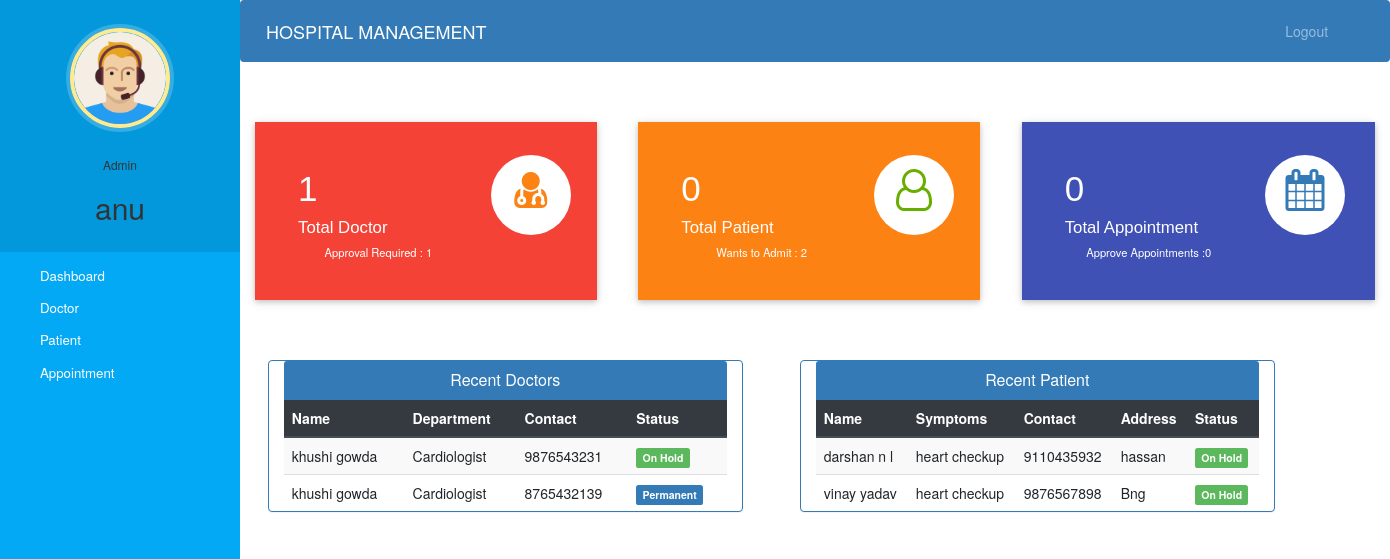
Page /admin-dashboard (signed in) on the committed database.
### hospital/models.py (models this page shows, shortened)
class Doctor(models.Model):
    user=models.OneToOneField(User,on_delete=models.CASCADE)
    profile_pic= models.ImageField(upload_to='profile_pic/DoctorProfilePic/',null=True,blank=True)
    address = models.CharField(max_length=40)
    mobile = models.CharField(max_length=20,null=True)
    department= models.CharField(max_length=50,choices=departments,default='Cardiologist')
    status=models.BooleanField(default=False)
    @property
    def get_name(self):
        return self.user.first_name+" "+self.user.last_name

class Patient(models.Model):
    user=models.OneToOneField(User,on_delete=models.CASCADE)
    profile_pic= models.ImageField(upload_to='profile_pic/PatientProfilePic/',null=True,blank=True)
    address = models.CharField(max_length=40)
    mobile = models.CharField(max_length=20,null=False)
    symptoms = models.CharField(max_length=100,null=False)
    assignedDoctorId = models.PositiveIntegerField(null=True)
    admitDate=models.DateField(auto_now=True)
    status=models.BooleanField(default=False)
    @property
    def get_name(self):
        return self.user.first_name+" "+self.user.last_name

### hospital/views.py (the view)
# urls.py: path('admin-dashboard', views.admin_dashboard_view,name='admin-dashboard'),
@login_required(login_url='adminlogin')
@user_passes_test(is_admin)
def admin_dashboard_view(request):
    doctors=models.Doctor.objects.all().order_by('-id')
    patients=models.Patient.objects.all().order_by('-id')
    doctorcount=models.Doctor.objects.all().filter(status=True).count()
    pendingdoctorcount=models.Doctor.objects.all().filter(status=False).count()
    patientcount=models.Patient.objects.all().filter(status=True).count()
    pendingpatientcount=models.Patient.objects.all().filter(status=False).count()
    appointmentcount=models.Appointment.objects.all().filter(status=True).count()
    pendingappointmentcount=models.Appointment.objects.all().filter(status=False).count()
    mydict={
    'doctors':doctors,
    'patients':patients,
    'doctorcount':doctorcount,
    'pendingdoctorcount':pendingdoctorcount,
    'patientcount':patientcount,
    'pendingpatientcount':pendingpatientcount,
    'appointmentcount':appointmentcount,
    'pendingappointmentcount':pendingappointmentcount,
    }
    return render(request,'hospital/admin_dashboard.html',context=mydict)

### hospital/views.py (called while the page is built)
def is_admin(user):
    return user.groups.filter(name='ADMIN').exists()

### templates/hospital/admin_dashboard.html
{% extends 'hospital/admin_base.html' %}
{% load static %}
{% block content %}
{%include 'hospital/admin_dashboard_cards.html'%}
<br><br><br>
<div class="container">
  <div class="row">
    <div class="panel panel-primary col-md-5" style="margin-left:2%;">
      <div class="panel-heading" style="text-align:center;">
        <h6 class="panel-title">Recent Doctors</h6>
      </div>
      <table class="table table-hover table-striped" id="dev-table">
        <thead class="thead-dark">
          <tr>
            <th>Name</th>
            <th>Department</th>
            <th>Contact</th>
            <th>Status</th>
          </tr>
        </thead>
        {% for d in doctors %}
        <tr>
          <td> {{d.get_name}}</td>
          <td>{{d.department}}</td>
          <td>{{d.mobile}}</td>
          {%if d.status%}
          <td> <span class="label label-primary">Permanent</span></td>
          {% else %}
          <td> <span class="label label-success">On Hold</span></td>
          {% endif %}
        </tr>
        {% endfor %}
      </table>
    </div>
    <div class="panel panel-primary col-md-5" style="margin-left:5%;">
      <div class="panel-heading" style="text-align:center;">
        <h6 class="panel-title">Recent Patient</h6>
      </div>
      <table class="table table-hover table-striped" id="dev-table">
        <thead class="thead-dark">
          <tr>
            <th>Name</th>
            <th>Symptoms</th>
            <th>Contact</th>
            <th>Address</th>
            <th>Status</th>
          </tr>
        </thead>
        {% for p in patients %}
        <tr>
          <td> {{p.get_name}}</td>
          <td>{{p.symptoms}}</td>
          <td>{{p.mobile}}</td>
          <td>{{p.address}}</td>
          {%if p.status%}
          <td> <span class="label label-primary">Admitted</span></td>
          {% else %}
          <td> <span class="label label-success">On Hold</span></td>
          {% endif %}
        </tr>
        {% endfor %}
      </table>
    </div>
  </div>
</div>
{% endblock content %}

### templates/hospital/admin_base.html (shortened to what this page needs)
<!DOCTYPE html>
{% load static %}
<html lang="en">
<head>
  <link rel="stylesheet" href="https://stackpath.bootstrapcdn.com/bootstrap/4.3.1/css/bootstrap.min.css">
  <link rel="stylesheet" href="https://maxcdn.bootstrapcdn.com/font-awesome/4.7.0/css/font-awesome.min.css">
  <link rel="stylesheet" href="{% static '/style.css' %}">
</head>
<body>
  <nav class="menu" tabindex="0">
    <header class="avatar">
      <img src="{% static "images/adminpropic.png" %}" />
      <br><br>
      <h6>Admin</h6>
      <h2>{{request.user.first_name}}</h2>
    </header>
    <ul>
      <li tabindex="0" class="icon-dashboard"> <a style="color:white; text-decoration:none;" href="/admin-dashboard"><span>Dashboard</span></a> </li>
      <li tabindex="0" class="icon-customers"> <a style="color:white; text-decoration:none;" href="/admin-doctor"><span>Doctor</span></a></li>
      <li tabindex="0" class="icon-users"> <a style="color:white; text-decoration:none;" href="/admin-patient"><span>Patient</span></a></li>
      <li tabindex="0" class="icon-calendar"> <a style="color:white; text-decoration:none;" href="/admin-appointment"><span>Appointment</span></a></li>
    </ul>
  </nav>
  <main>
    <div class="bs-example">
      <nav class="navbar navbar-expand-md  navbar-dark fixed-top" style="background:#337AB7;">
        <a href="/admin-dashboard" class="navbar-brand">HOSPITAL MANAGEMENT</a>
        <div class="collapse navbar-collapse justify-content-between" id="navbarCollapse">
          <div class="navbar-nav" style=" margin-left: 90%;">
            <a href="/logout" class="nav-item nav-link">Logout</a>
          </div>
        </div>
      </nav>
    </div>
    <br><br>
    {% block content %}
    {% endblock content %}
    <br><br><br><br>
  </main>
</body>
</html>

### templates/hospital/admin_dashboard_cards.html (shortened to what this page needs)
<!DOCTYPE html>
<html lang="en" dir="ltr">
<head>
  <link rel="stylesheet" href="https://maxcdn.bootstrapcdn.com/bootstrap/3.4.1/css/bootstrap.min.css">
  <link rel="stylesheet" href="https://cdnjs.cloudflare.com/ajax/libs/font-awesome/4.7.0/css/font-awesome.min.css">
</head>
<body>
  <div class="market-updates">
    <div class="col-md-4 market-update-gd">
      <div class="market-update-block clr-block-1">
        <div class="col-md-8 market-update-left">
          <h3>{{doctorcount}}</h3>
          <h4>Total Doctor</h4>
          <p>Approval Required : {{pendingdoctorcount}}</p>
        </div>
        <div class="col-md-4 market-update-right">
          <i class="fa fa-user-md"></i>
        </div>
        <div class="clearfix"> </div>
      </div>
    </div>
    <div class="col-md-4 market-update-gd">
      <div class="market-update-block clr-block-2">
        <div class="col-md-8 market-update-left">
          <h3>{{patientcount}}</h3>
          <h4>Total Patient</h4>
          <p>Wants to Admit : {{pendingpatientcount}}</p>
        </div>
        <div class="col-md-4 market-update-right">
          <i class="fa fa-user-o"></i>
        </div>
        <div class="clearfix"> </div>
      </div>
    </div>
    <div class="col-md-4 market-update-gd">
      <div class="market-update-block clr-block-3">
        <div class="col-md-8 market-update-left">
          <h3>{{appointmentcount}}</h3>
          <h4>Total Appointment</h4>
          <p>Approve Appointments :{{pendingappointmentcount}} </p>
        </div>
        <div class="col-md-4 market-update-right">
          <i class="fa fa-calendar"> </i>
        </div>
        <div class="clearfix"> </div>
      </div>
    </div>
  </div>
</body>
</html>

### static/style.css (style rules this page uses)
body { padding-left: 240px; }
main { position: relative; height: 100vh; }
.menu { background: #5bc995; height: 100vh; width: 240px; position: fixed; top: 0px; left: 0; z-index: 5; outline: none; }
.menu .avatar { background: rgba(0, 0, 0, 0.1); padding: 2em 0.5em; text-align: center; }
.menu .avatar img { width: 100px; border-radius: 50%; overflow: hidden; border: 4px solid #ffea92; box-shadow: 0 0 0 4px rgba(255, 255, 255, 0.2); }
.menu .avatar h2 { font-weight: normal; margin-bottom: 0; }
.menu ul { list-style: none; padding: 0.5em 0; margin: 0; }
.menu ul li { padding: 0.5em 1em 0.5em 3em; font-size: 0.95em; font-weight: regular; background-repeat: no-repeat; background-position: left 15px center; background-size: auto 20px; transition: all 0.15s linear; cursor: pointer; }
.menu ul li.icon-dashboard { background-image: url("http://www.entypo.com/images//gauge.svg"); }
.menu ul li.icon-customers { background-image: url("http://www.entypo.com/images//briefcase.svg"); }
.menu ul li.icon-users { background-image: url("http://www.entypo.com/images//users.svg"); }
.menu ul li.icon-calendar { background-image: url("http://www.entypo.com/images//calendar.svg"); }

### templates/hospital/admin_base.html (style rules this page uses)
a:link { text-decoration: none; }
a { color: white; }
.fa { font-size: 23px; width: 60px; text-align: center; text-decoration: none; margin: 5px 2px; border-radius: 50%; }
p { text-align: center; }
body { padding-left: 240px; }
main { position: relative; height: 100vh; }
.menu { background: #03a9f4; height: 100vh; width: 240px; position: fixed; top: 0px; left: 0; z-index: 5; outline: none; }
.menu .avatar { background: rgba(0, 0, 0, 0.1); padding: 2em 0.5em; text-align: center; }
.menu .avatar img { width: 100px; border-radius: 50%; overflow: hidden; border: 4px solid #ffea92; box-shadow: 0 0 0 4px rgba(255, 255, 255, 0.2); }
.menu .avatar h2 { font-weight: normal; margin-bottom: 0; }
.menu ul { list-style: none; padding: 0.5em 0; margin: 0; }
.menu ul li { padding: 0.5em 1em 0.5em 3em; font-size: 0.95em; font-weight: regular; background-repeat: no-repeat; background-position: left 15px center; background-size: auto 20px; transition: all 0.15s linear; cursor: pointer; }
.menu ul li.icon-dashboard { background-image: url("http://www.entypo.com/images//gauge.svg"); }
.menu ul li.icon-customers { background-image: url("http://www.entypo.com/images//briefcase.svg"); }
.menu ul li.icon-users { background-image: url("http://www.entypo.com/images//users.svg"); }
.menu ul li.icon-calendar { background-image: url("http://www.entypo.com/images//calendar.svg"); }

### templates/hospital/admin_dashboard_cards.html (style rules this page uses)
.market-update-block { padding: 2em 2em; background: #999; }
.market-update-block h3 { color: #fff; font-size: 2.5em; font-family: 'Carrois Gothic', sans-serif; }
.market-update-block h4 { font-size: 1.2em; color: #fff; margin: 0.3em 0em; font-family: 'Carrois Gothic', sans-serif; }
.market-update-block p { color: #fff; font-size: 0.8em; line-height: 1.8em; }
.market-update-block.clr-block-1 { background: #f44336; margin-right: 0.8em; box-shadow: 0 2px 5px 0 rgba(0, 0, 0, 0.16), 0 2px 10px 0 rgba(0, 0, 0, 0.12); transition: 0.5s all; -webkit-transition: 0.5s all; -moz-transition: 0.5s all; -o-transition: 0.5s all; }
.market-update-block.clr-block-2 { background: #FC8213; margin-right: 0.8em; box-shadow: 0 2px 5px 0 rgba(0, 0, 0, 0.16), 0 2px 10px 0 rgba(0, 0, 0, 0.12); transition: 0.5s all; -webkit-transition: 0.5s all; -moz-transition: 0.5s all; -o-transition: 0.5s all; }
.market-update-block.clr-block-3 { background: #3f51b5; box-shadow: 0 2px 5px 0 rgba(0, 0, 0, 0.16), 0 2px 10px 0 rgba(0, 0, 0, 0.12); transition: 0.5s all; -webkit-transition: 0.5s all; -moz-transition: 0.5s all; -o-transition: 0.5s all; }
.market-update-right i.fa.fa-user-o { font-size: 3em; color: #68AE00; width: 80px; height: 80px; background: #fff; text-align: center; border-radius: 49px; -webkit-border-radius: 49px; -moz-border-radius: 49px; -o-border-radius: 49px; line-height: 1.7em; }
.market-update-right i.fa.fa-user-md { font-size: 3em; color: #FC8213; width: 80px; height: 80px; background: #fff; text-align: center; border-radius: 49px; -webkit-border-radius: 49px; -moz-border-radius: 49px; -o-border-radius: 49px; line-height: 1.7em; }
.market-update-right i.fa.fa-calendar { font-size: 3em; color: #337AB7; width: 80px; height: 80px; background: #fff; text-align: center; border-radius: 49px; -webkit-border-radius: 49px; -moz-border-radius: 49px; -o-border-radius: 49px; line-height: 1.7em; }
.market-update-left { padding: 0px; }

### rows in the picture
Doctor: get_name "khushi gowda", department "Cardiologist", mobile "9876543231", status "On Hold"
Doctor: get_name "khushi gowda", department "Cardiologist", mobile "8765432139", status "Permanent"
Patient: get_name "darshan n l", symptoms "heart checkup", mobile "9110435932", address "hassan", status "On Hold"
Patient: get_name "vinay yadav", symptoms "heart checkup", mobile "9876567898", address "Bng", status "On Hold"

### other values in the picture
{{ request.user.first_name }} "anu"
{{ doctorcount }} "1"
{{ pendingdoctorcount }} "1"
{{ patientcount }} "0"
{{ pendingpatientcount }} "2"
{{ appointmentcount }} "0"
{{ pendingappointmentcount }} "0"
